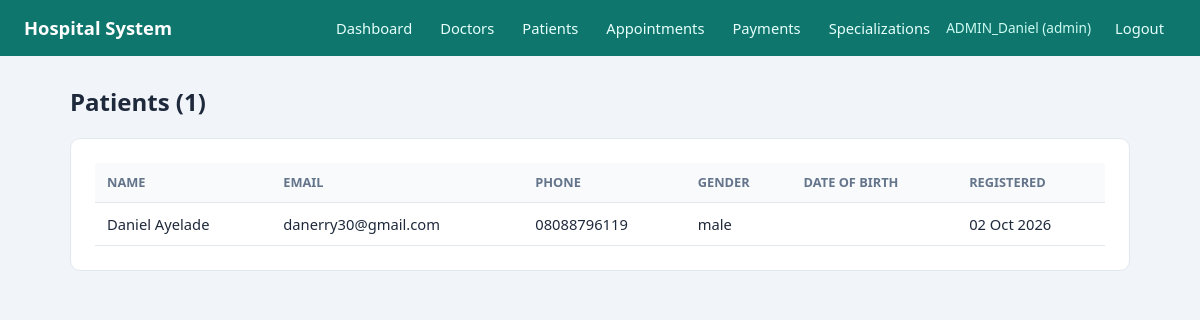
Page /admin/patients.php (signed in) on the committed database.
### tables this page shows
CREATE TABLE `patients` (
  `patient_id` int(11) NOT NULL,
  `full_name` varchar(100) NOT NULL,
  `email` varchar(100) NOT NULL,
  `password` varchar(255) NOT NULL,
  `phone` varchar(20) DEFAULT NULL,
  `gender` enum('male','female','other') DEFAULT NULL,
  `date_of_birth` date DEFAULT NULL,
  `address` varchar(255) DEFAULT NULL,
  `created_at` timestamp NOT NULL DEFAULT current_timestamp()
);

### config/config.php (called while the page is built, shortened)
<?php
spl_autoload_register(function ($class) {
    $file = __DIR__ . '/../classes/' . $class . '.php';
});

### classes/Database.php (called while the page is built, shortened)
<?php
class Database
{
    private static ?Database $instance = null;
    private PDO $conn;
    private function __construct()
    {
        $dsn = "mysql:host=" . DB_HOST . ";dbname=" . DB_NAME . ";charset=utf8mb4";
        $options = [
            PDO::ATTR_ERRMODE            => PDO::ERRMODE_EXCEPTION,
            PDO::ATTR_DEFAULT_FETCH_MODE => PDO::FETCH_ASSOC,
            PDO::ATTR_EMULATE_PREPARES   => false,
        ];
        try {
            $this->conn = new PDO($dsn, DB_USER, DB_PASS, $options);
        } catch (PDOException $e) {
            die("Database connection failed: " . $e->getMessage());
        }
    }
    public static function getInstance(): Database
    {
        if (self::$instance === null) {
            self::$instance = new Database();
        }
        return self::$instance;
    }
    public function query(string $sql, array $params = []): PDOStatement
    {
        $stmt = $this->conn->prepare($sql);
        $stmt->execute($params);
        return $stmt;
    }
    public function fetchAll(string $sql, array $params = []): array
    {
        return $this->query($sql, $params)->fetchAll();
    }
}

### classes/Admin.php (called while the page is built, shortened)
<?php
class Admin
{
    private Database $db;
    public function __construct()
    {
        $this->db = Database::getInstance();
    }
    public function getAllPatients(): array
    {
        return $this->db->fetchAll(
            "SELECT patient_id, full_name, email, phone, gender, date_of_birth, created_at
             FROM patients ORDER BY created_at DESC"
        );
    }
}

### includes/auth.php (called while the page is built, shortened)
<?php
require_once __DIR__ . '/../config/config.php';
function e($value): string
{
    return htmlspecialchars((string) $value, ENT_QUOTES, 'UTF-8');
}

### admin/patients.php (the view, shortened to what this page needs)
<?php
require_once __DIR__ . '/../includes/auth.php';
$patients = (new Admin())->getAllPatients();
require __DIR__ . '/../includes/header.php';
?>
<h1 class="page-title">Patients (<?= count($patients) ?>)</h1>
<div class="card">
    <div class="table-wrap">
    <table>
        <thead><tr><th>Name</th><th>Email</th><th>Phone</th><th>Gender</th><th>Date of birth</th><th>Registered</th></tr></thead>
        <tbody>
        <?php foreach ($patients as $p): ?>
            <tr>
                <td><?= e($p['full_name']) ?></td>
                <td><?= e($p['email']) ?></td>
                <td><?= e($p['phone']) ?></td>
                <td><?= e($p['gender']) ?></td>
                <td><?= e($p['date_of_birth']) ?></td>
                <td><?= e(date('d M Y', strtotime($p['created_at']))) ?></td>
            </tr>
        <?php endforeach; ?>
        </tbody>
    </table>
    </div>
</div>
<?php require __DIR__ . '/../includes/footer.php'; ?>

### assets/css/style.css (style rules this page uses)
:root { --primary: #0f766e; --primary-dark: #115e59; --bg: #f1f5f9; --card: #ffffff; --text: #1e293b; --muted: #64748b; --border: #e2e8f0; --danger: #dc2626; --success: #16a34a; --warning: #d97706; }
* { box-sizing: border-box; margin: 0; padding: 0; }
body { font-family: "Segoe UI", Arial, sans-serif; background: var(--bg); color: var(--text); line-height: 1.5; }
.card { background: var(--card); border: 1px solid var(--border); border-radius: 10px; padding: 24px; margin-bottom: 20px; }
.page-title { margin-bottom: 18px; font-size: 1.5rem; }
.table-wrap { overflow-x: auto; }
table { width: 100%; border-collapse: collapse; font-size: .92rem; }
th, td { text-align: left; padding: 10px 12px; border-bottom: 1px solid var(--border); }
th { background: #f8fafc; font-size: .8rem; text-transform: uppercase; color: var(--muted); }

### rows in the picture
patients: full_name "Daniel Ayelade", email "danerry30@gmail.com", phone "08088796119", gender "male", created_at "02 Oct 2026"

### other values in the picture
$_SESSION['user_name'] "ADMIN_Daniel"
$role "admin"
count($patients) "1"
